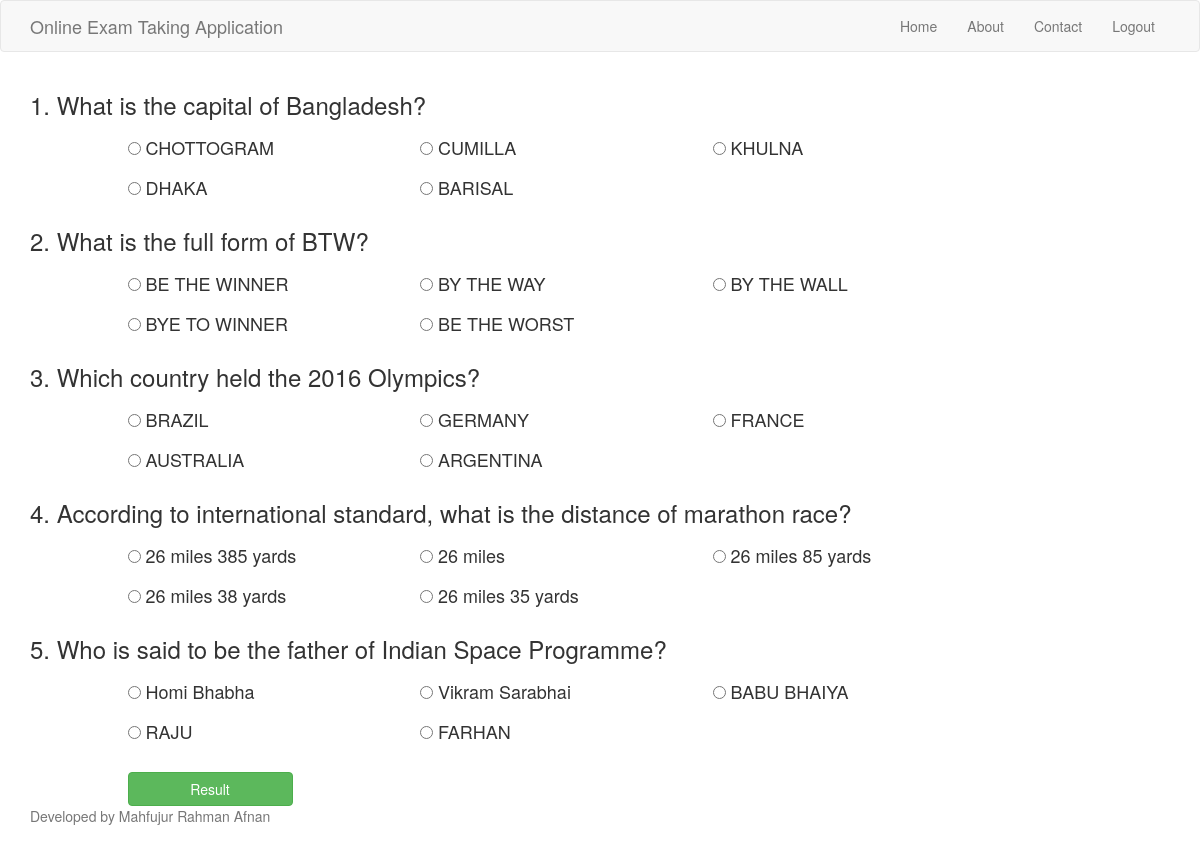
The page /exam/questions/Bangla (signed in) on the database its author committed.
### Exam/models.py (models this page shows)
class Question(models.Model):
    question = models.CharField(max_length = 250)
    option1 = models.CharField(max_length = 100)
    option2 = models.CharField(max_length = 100)
    option3 = models.CharField(max_length = 100)
    option4 = models.CharField(max_length = 100)
    option5 = models.CharField(max_length = 100)
    answer = models.CharField(max_length = 100)
    catagory = models.ForeignKey(Category, on_delete=models.CASCADE)
    class Meta:
        ordering = ('-catagory',)
    def __str__(self):
        return self.question

### Exam/views.py (the view)
# urls.py: path('questions/<str:choice>', views.questions, name='questions'),
@login_required
def questions(request, choice):
    exam = Exam.objects.filter(examName=choice)
    print(choice)
    ques = []
    for each_q in ExamPaper.objects.filter(paperName=exam[0].id):
        q = Question.objects.filter(question=each_q.question)
        ques.append(q[0])
    print(ques)
    return render(request, 'Exam/questions.html', {'ques': ques})

### Exam/templates/Exam/questions.html (shortened to what this page needs)
{% extends "index.html" %}
{% block content%}
<form action="../result" method="post">
  {% for que in ques %}
  <div class="row">
    <div class="col-md-10">
      <h3>{{ forloop.counter }}. {{ que.question }}</h3>
    </div>
  </div>
  <div class="row">
    <div class="col-md-1"></div>
    <div class="col-md-3">
      <h4>
      <input type="radio" name="{{ que.id }}" value="{{ que.option1 }}" required>
      {{ que.option1 }}
    </h4>
    </div>
    <div class="col-md-3">
      <h4>
      <input type="radio" name="{{ que.id }}" value="{{ que.option2 }}" required>
      {{ que.option2 }}
    </h4>
    </div>
      <div class="col-md-3">
      <h4>
      <input type="radio" name="{{ que.id }}" value="{{ que.option3 }}" required>
      {{ que.option3 }}
    </h4>
    </div>
  </div>
  <div class="row">
    <div class="col-md-1"></div>
    <div class="col-md-3">
      <h4>
      <input type="radio" name="{{ que.id }}" value="{{ que.option4 }}" required>
      {{ que.option4 }}
    </h4>
    </div>
    <div class="col-md-3">
      <h4>
      <input class="form_control" type="radio" name="{{ que.id }}" value="{{ que.option5 }}" required>
      {{ que.option5 }}
    </h4>
    </div>
  </div>
  {% endfor %}
  <br>
  <div class="row">
    <div class="col-md-1">
    </div>
    <div class="col-xs-2">
      <button type="submit" class="btn btn-block btn-success btn-md">Result</button>
    </div>
  </div>
</form>
{% endblock %}

### Exam/static/css/styles.css (style rules this page uses)
html { position: relative; min-height: 100%; }
body { margin-bottom: 50px; }

### rows shown on the page
Question: question "What is the capital of Bangladesh?", option1 "CHOTTOGRAM", option2 "CUMILLA", option3 "KHULNA", option4 "DHAKA", option5 "BARISAL"
Question: question "What is the full form of BTW?", option1 "BE THE WINNER", option2 "BY THE WAY", option3 "BY THE WALL", option4 "BYE TO WINNER", option5 "BE THE WORST"
Question: question "Which country held the 2016 Olympics?", option1 "BRAZIL", option2 "GERMANY", option3 "FRANCE", option4 "AUSTRALIA", option5 "ARGENTINA"
Question: question "According to international standard, what is the distance of marathon race?", option1 "26 miles 385 yards", option2 "26 miles", option3 "26 miles 85 yards", option4 "26 miles 38 yards", option5 "26 miles 35 yards"
Question: question "Who is said to be the father of Indian Space Programme?", option1 "Homi Bhabha", option2 "Vikram Sarabhai", option3 "BABU BHAIYA", option4 "RAJU", option5 "FARHAN"
